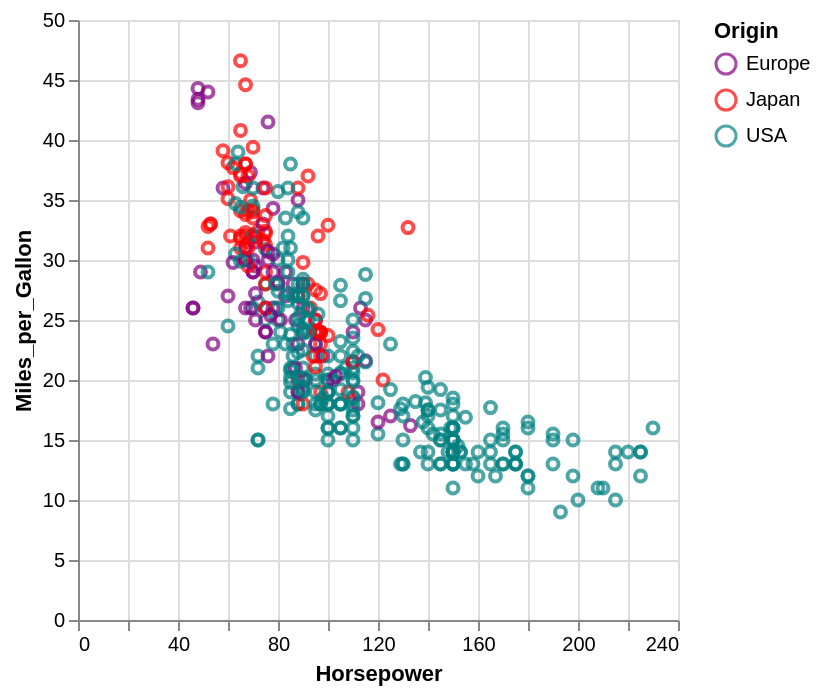

Specify this chart in Vega-Lite:
### Vega-Lite specification from a JSON file in a GitHub repository (floating-point values rounded to 4 significant figures; data arrays with more than 128 entries replaced by an {"elided": "..."} marker saying what was removed)
{"$schema": "https://vega.github.io/schema/vega-lite/v4.json", "data": {"values": {"elided": "406 records"}}, "mark": "point", "encoding": {"x": {"field": "Horsepower", "type": "quantitative"}, "y": {"field": "Miles_per_Gallon", "type": "quantitative"}, "color": {"field": "Origin", "type": "nominal", "scale": {"range": ["purple", "#ff0000", "teal"]}}}}
